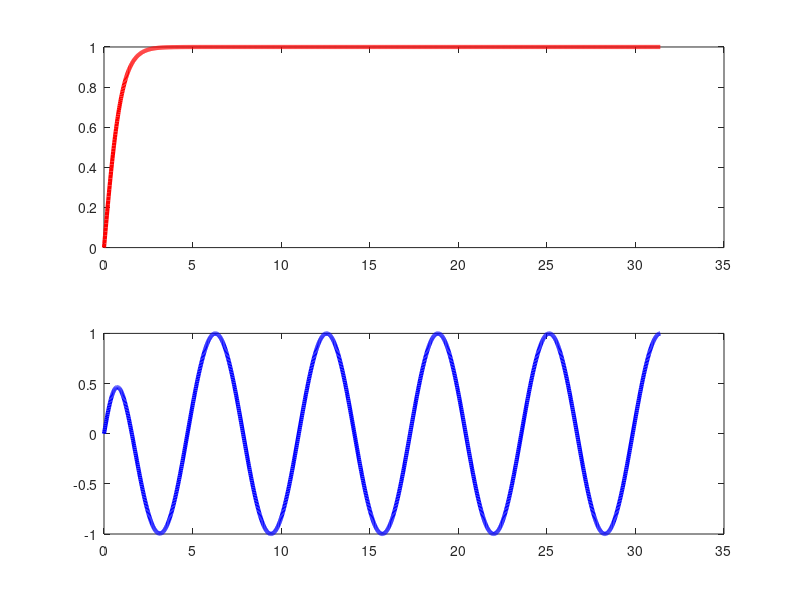

The MATLAB script that drew this image:
x=[0:0.02:10*pi];
y=tanh(x);
w=cos(x).*y
subplot(2,1,1)
plot(x,y,"r-","LineWidth",3);
subplot(2,1,2)
plot(x,w,"b-","LineWidth",3);